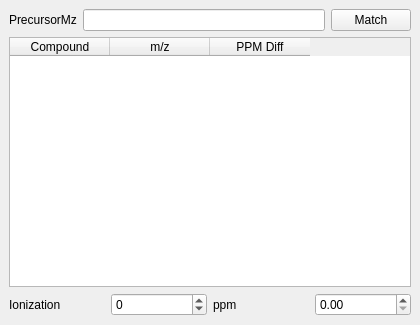
<?xml version="1.0" encoding="UTF-8"?>
<ui version="4.0">
 <class>MassCalcWidget</class>
 <widget class="QDockWidget" name="MassCalcWidget">
  <property name="geometry">
   <rect>
    <x>0</x>
    <y>0</y>
    <width>420</width>
    <height>325</height>
   </rect>
  </property>
  <property name="sizePolicy">
   <sizepolicy hsizetype="Preferred" vsizetype="Preferred">
    <horstretch>0</horstretch>
    <verstretch>14</verstretch>
   </sizepolicy>
  </property>
  <property name="windowTitle">
   <string>Compound Search</string>
  </property>
  <widget class="QWidget" name="dockWidgetContents">
   <layout class="QVBoxLayout" name="verticalLayout">
    <item>
     <layout class="QHBoxLayout" name="horizontalLayout_5">
      <item>
       <widget class="QLabel" name="label">
        <property name="text">
         <string>PrecursorMz</string>
        </property>
       </widget>
      </item>
      <item>
       <widget class="QLineEdit" name="lineEdit"/>
      </item>
      <item>
       <widget class="QPushButton" name="computeButton">
        <property name="text">
         <string>Match</string>
        </property>
       </widget>
      </item>
     </layout>
    </item>
    <item>
     <widget class="QTableWidget" name="mTable">
      <property name="sizePolicy">
       <sizepolicy hsizetype="Expanding" vsizetype="Expanding">
        <horstretch>0</horstretch>
        <verstretch>0</verstretch>
       </sizepolicy>
      </property>
      <property name="minimumSize">
       <size>
        <width>0</width>
        <height>0</height>
       </size>
      </property>
      <property name="editTriggers">
       <set>QAbstractItemView::NoEditTriggers</set>
      </property>
      <property name="alternatingRowColors">
       <bool>false</bool>
      </property>
      <property name="sortingEnabled">
       <bool>true</bool>
      </property>
      <attribute name="horizontalHeaderVisible">
       <bool>true</bool>
      </attribute>
      <attribute name="horizontalHeaderDefaultSectionSize">
       <number>100</number>
      </attribute>
      <attribute name="horizontalHeaderMinimumSectionSize">
       <number>100</number>
      </attribute>
      <attribute name="horizontalHeaderShowSortIndicator" stdset="0">
       <bool>false</bool>
      </attribute>
      <attribute name="horizontalHeaderStretchLastSection">
       <bool>false</bool>
      </attribute>
      <attribute name="verticalHeaderStretchLastSection">
       <bool>false</bool>
      </attribute>
      <column>
       <property name="text">
        <string>Compound</string>
       </property>
      </column>
      <column>
       <property name="text">
        <string>m/z</string>
       </property>
      </column>
      <column>
       <property name="text">
        <string>PPM Diff</string>
       </property>
      </column>
     </widget>
    </item>
    <item>
     <layout class="QHBoxLayout" name="horizontalLayout_4">
      <item>
       <widget class="QLabel" name="label_2">
        <property name="layoutDirection">
         <enum>Qt::RightToLeft</enum>
        </property>
        <property name="text">
         <string>Ionization</string>
        </property>
       </widget>
      </item>
      <item>
       <widget class="QDoubleSpinBox" name="ionization">
        <property name="decimals">
         <number>0</number>
        </property>
        <property name="minimum">
         <double>-99.000000000000000</double>
        </property>
       </widget>
      </item>
      <item>
       <widget class="QLabel" name="label_3">
        <property name="layoutDirection">
         <enum>Qt::RightToLeft</enum>
        </property>
        <property name="text">
         <string>ppm</string>
        </property>
       </widget>
      </item>
      <item>
       <widget class="QDoubleSpinBox" name="maxppmdiff">
        <property name="maximum">
         <double>10000.000000000000000</double>
        </property>
       </widget>
      </item>
     </layout>
    </item>
   </layout>
  </widget>
 </widget>
 <resources/>
 <connections/>
</ui>
